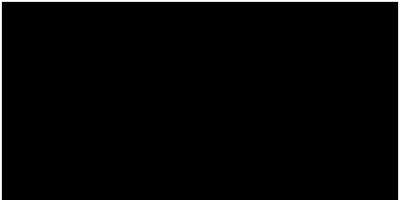
Frame 1 (no input)
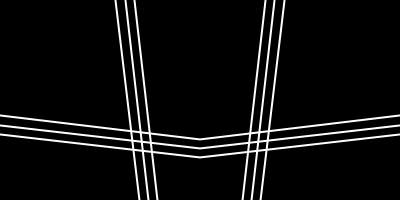
Frame 60 (the mouse pressed at the canvas centre just before this capture)
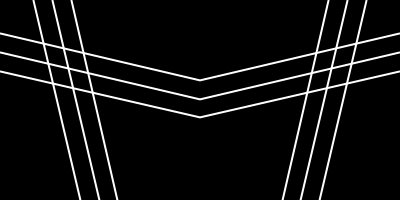
Frame 120 (the mouse held since frame 60 and released just before this capture)

The Processing sketch that drew these frames (run headless with seeded random() and noise(); from frame 60 on, the mouse is pressed at the canvas centre):

// Processing sketch: mirror
// ── mirror.pde
float angle;

void setup() {
  stroke(255);
  size(400,200);
  angle = 0;
  frameRate(24);
}

void draw(){
  background(0);
  strokeWeight(2);
  smooth();
  noFill();
//  rect(50+10*cos(angle),50+10*sin(angle),100+10*sin(angle),100+10*cos(angle));
//  rect(60,60,100+10*cos(angle),100+10*sin(angle));
//  rect(70,70,100+20*cos(angle),100+15*sin(angle));
  line(0,(angle*25)%(height),width/2,(angle*30)%(height));
  line(0,(angle*25+angle*2)%(height),width/2,(angle*30+angle*2)%(height));
  line(0,(angle*25+angle*4)%(height),width/2,(angle*30+angle*4)%(height));  
  
  line((angle*25)%(width/2),0,(angle*30)%(width/2),height);
  line((angle*25)%(width/2)+angle*2,0,(angle*30+angle*2)%(width/2),height);
  line((angle*25)%(width/2)+angle*4,0,(angle*30+angle*4)%(width/2),height);
  oscillate();
  mirror();
}

void oscillate() {
  angle += PI/40;
}

void mirror(){
  loadPixels();
  
  for(int x = 0; x < width / 2; x++){
    for(int y = 0; y < height; y++){
      int original = pixelNum(x, y);
      int flip = pixelNum((width-1)-x, y);
      pixels[flip] = pixels[original];
    }
  }
  
  updatePixels();
}

int pixelNum(int x, int y) {
  return x + (y * width);
}
